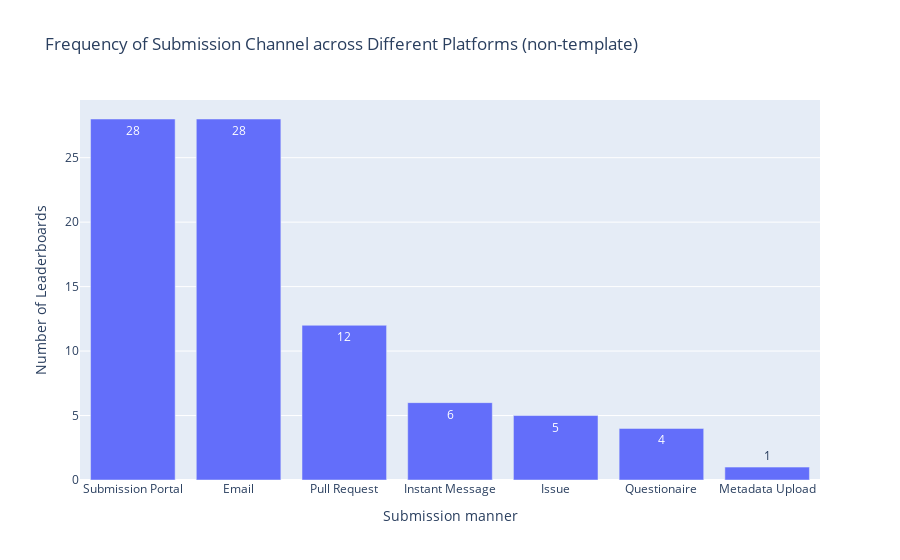
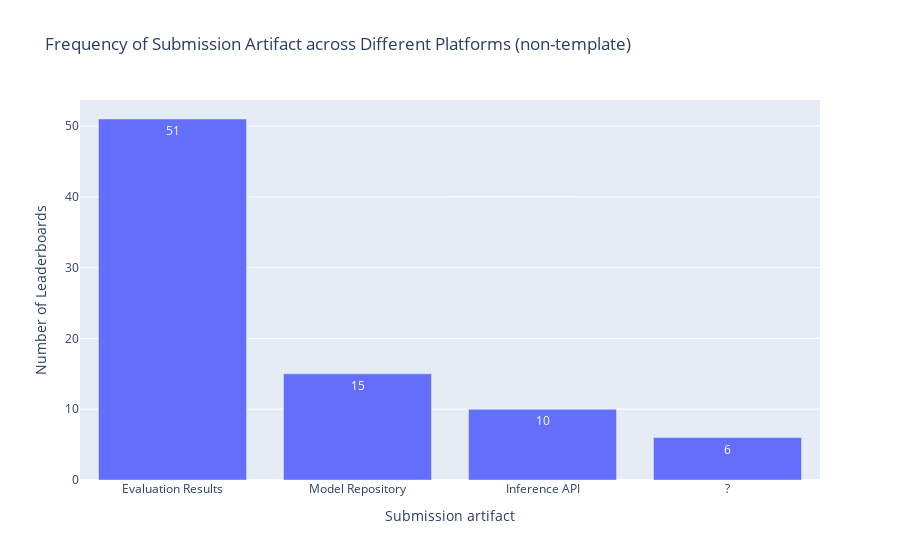

Notebook source saved alongside these figures, in order:
### Code cell
df = pd.read_csv(path_rq1 / 'Leaderboard_processed.csv')
df['Host platforms'] = df['Host platforms'].apply(ast.literal_eval)
df['Host platforms'] = df['Host platforms'].apply(filter_platform, filters=platform_template_fullname)
df = df[df['Host platforms'].map(len) > 0]
        
df['Submission channels (non-template)'] = df['Submission channels (non-template)'].apply(ast.literal_eval)
df['Submission artifacts (non-template)'] = df['Submission artifacts (non-template)'].apply(ast.literal_eval)
print(f"Of the {len(df)} non-template leaderboards collected, {len(df[df['Submission channels (non-template)'].map(len) > 0])} (accounting for {round(len(df[df['Submission channels (non-template)'].map(len) > 0])/len(df)*100,2)}%) do not explicitly encourage the submission of evaluation records.")

df = df[df['Submission channels (non-template)'].map(len) > 0]
df_manner = df.explode('Submission channels (non-template)')
df_manner['Submission channels (non-template)'] = df_manner['Submission channels (non-template)'].apply(lambda x: submission_synonyms_inverse[x] if x in submission_synonyms_inverse else x)
df_manner = df_manner['Submission channels (non-template)'].value_counts().reset_index()
print(f"{df_manner['Submission channels (non-template)'].iloc[0]} is the most popular Submission manner for non-template leaderboards, accounting for {round(df_manner['count'].iloc[0]/len(df)*100,2)}% of the total.")

df_manner['Weight'] = 1
# Calculate the Gini coefficient
gini_coefficient = ineqpy.inequality.gini(data=df_manner, income='count', weights='Weight')
print("Gini Coefficient:", gini_coefficient)

fig = px.bar(
    x=df_manner['Submission channels (non-template)'], 
    y=df_manner['count'],
    text_auto=True,
    labels={'x': 'Submission manner', 'y': 'Number of Leaderboards'},
    title='Frequency of Submission Channel across Different Platforms (non-template)'
)
# fig.write_image(path_rq1 / 'platform distribution.pdf')
fig.show()

df_artifact = df.explode('Submission artifacts (non-template)')
df_artifact = df_artifact['Submission artifacts (non-template)'].value_counts().reset_index()
print(f"{df_artifact['Submission artifacts (non-template)'].iloc[0]} is the most popular Submission manner for non-template leaderboards, accounting for {round(df_artifact['count'].iloc[0]/len(df)*100,2)}% of the total.")

df_artifact['Weight'] = 1
# Calculate the Gini coefficient
gini_coefficient = ineqpy.inequality.gini(data=df_artifact, income='count', weights='Weight')
print("Gini Coefficient:", gini_coefficient)

fig = px.bar(
    x=df_artifact['Submission artifacts (non-template)'],
    y=df_artifact['count'],
    text_auto=True,
    labels={'x': 'Submission artifact', 'y': 'Number of Leaderboards'},
    title='Frequency of Submission Artifact across Different Platforms (non-template)'
)
# fig.write_image(path_rq1 / 'platform distribution.pdf')
fig.show()

### Figure 1 — Plotly figure (JSON) as saved in the notebook; plotly's stock layout.template omitted (floating-point values rounded to 4 significant figures)
{"data": [{"alignmentgroup": "True", "hovertemplate": "Submission manner=%{x}<br>Number of Leaderboards=%{y}<extra></extra>", "legendgroup": "", "marker": {"color": "#636efa", "pattern": {"shape": ""}}, "name": "", "offsetgroup": "", "orientation": "v", "showlegend": false, "textposition": "auto", "texttemplate": "%{y}", "type": "bar", "x": ["Submission Portal", "Email", "Pull Request", "Instant Message", "Issue", "Questionaire", "Metadata Upload"], "xaxis": "x", "y": [28, 28, 12, 6, 5, 4, 1], "yaxis": "y"}], "layout": {"barmode": "relative", "legend": {"tracegroupgap": 0}, "title": {"text": "Frequency of Submission Channel across Different Platforms (non-template)"}, "xaxis": {"anchor": "y", "domain": [0, 1], "title": {"text": "Submission manner"}}, "yaxis": {"anchor": "x", "domain": [0, 1], "title": {"text": "Number of Leaderboards"}}}}

### Figure 2 — Plotly figure (JSON) as saved in the notebook; plotly's stock layout.template omitted (floating-point values rounded to 4 significant figures)
{"data": [{"alignmentgroup": "True", "hovertemplate": "Submission artifact=%{x}<br>Number of Leaderboards=%{y}<extra></extra>", "legendgroup": "", "marker": {"color": "#636efa", "pattern": {"shape": ""}}, "name": "", "offsetgroup": "", "orientation": "v", "showlegend": false, "textposition": "auto", "texttemplate": "%{y}", "type": "bar", "x": ["Evaluation Results", "Model Repository", "Inference API", "?"], "xaxis": "x", "y": [51, 15, 10, 6], "yaxis": "y"}], "layout": {"barmode": "relative", "legend": {"tracegroupgap": 0}, "title": {"text": "Frequency of Submission Artifact across Different Platforms (non-template)"}, "xaxis": {"anchor": "y", "domain": [0, 1], "title": {"text": "Submission artifact"}}, "yaxis": {"anchor": "x", "domain": [0, 1], "title": {"text": "Number of Leaderboards"}}}}
